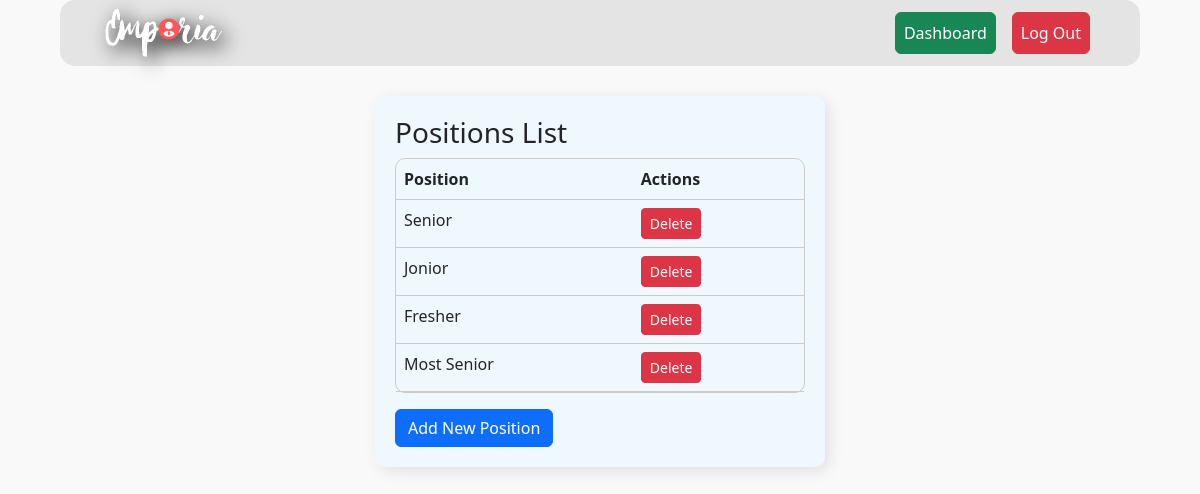
The app's page /positions/ (signed in) with its own data.
### dashboard/models.py (models this page shows, shortened)
class Position(models.Model):
    position = models.CharField(max_length=50, unique=True)

### dashboard/views.py (the view)
# urls.py: path('positions/', views.list_positions, name='list_positions'),
@login_required
def list_positions(request):
    if not request.user.is_staff:  # Ensure only admins can delete
        return redirect('dashboard')
    positions = Position.objects.all()
    return render(request, 'list_positions.html', {'positions': positions})

### dashboard/templates/list_positions.html (shortened to what this page needs)
{% extends "base.html" %}
{% block content %}
<div class="container position_list">
    <h3>Positions List</h3>
    <table class="table" style="width:100%">
        <thead>
            <tr>
                <th>Position</th>
                <th>Actions</th>
            </tr>
        </thead>
        <tbody>
        {% for position in positions %}
            <tr>
                <td>{{ position.position }}</td>
                <form action="{% url 'delete_position' position.id %}" method="post" style="display:inline;">
                    <td><button class="btn btn-danger btn-sm" type="submit">Delete</button></td>
                </form>
            </tr>
        {% empty %}
            <li>No positions available.</li>
        {% endfor %}
        </tbody>
    </table>
    <a class="btn btn-primary" href="{% url 'add_position' %}">Add New Position</a>
</div>
{% endblock %}

### templates/base.html (style rules this page uses)
body { background-color: #f9f9f9; }
.add-email, .edit_employee, .change-pass, .login, .register, .contact, .edit-task, .extend-task, .edit_admin, .add_position, .add_sector, .position_list, .sector_list { width: 450px; margin: auto; padding: 20px; border-radius: 10px; margin-top: 30px; background-color: aliceblue; box-shadow: 4px 4px 15px rgba(0,0,0,0.1) }
.table { width: 500px; border-collapse: separate; border-spacing: 0; border-radius: 10px; border: 1px solid #ccc; }

### records on screen
Position: position "Senior"
Position: position "Jonior"
Position: position "Fresher"
Position: position "Most Senior"
